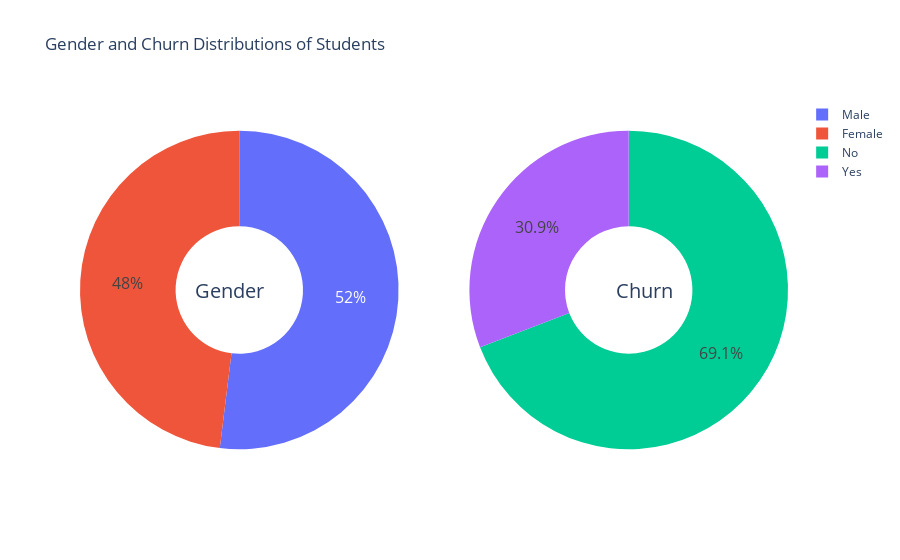

Notebook source saved alongside this figure:
### Markdown cell above
<a id = "8" ></a>
# <span style="font-family:serif; font-size:28px;"> Data Visualization </span>
<a id = "8" ></a>

### Code cell
g_labels = ['Male', 'Female']
c_labels = ['No', 'Yes']
# Create subplots: use 'domain' type for Pie subplot
fig = make_subplots(rows=1, cols=2, specs=[[{'type':'domain'}, {'type':'domain'}]])
fig.add_trace(go.Pie(labels=g_labels, values=data['Gender'].value_counts(), name="Gender"),
              1, 1)
fig.add_trace(go.Pie(labels=c_labels, values=data['Churn'].value_counts(), name="Churn"),
              1, 2)

# Use `hole` to create a donut-like pie chart
fig.update_traces(hole=.4, hoverinfo="label+percent+name", textfont_size=16)

fig.update_layout(
    title_text="Gender and Churn Distributions of Students",
    # Add annotations in the center of the donut pies.
    annotations=[dict(text='Gender', x=0.16, y=0.5, font_size=20, showarrow=False),
                 dict(text='Churn', x=0.84, y=0.5, font_size=20, showarrow=False)])
fig.show()

### Figure 1 — Plotly figure (JSON) as saved in the notebook; plotly's stock layout.template omitted (floating-point values rounded to 4 significant figures)
{"data": [{"domain": {"x": [0, 0.45], "y": [0, 1]}, "hole": 0.4, "hoverinfo": "label+percent+name", "labels": ["Male", "Female"], "name": "Gender", "textfont": {"size": 16}, "type": "pie", "values": [399, 369]}, {"domain": {"x": [0.55, 1], "y": [0, 1]}, "hole": 0.4, "hoverinfo": "label+percent+name", "labels": ["No", "Yes"], "name": "Churn", "textfont": {"size": 16}, "type": "pie", "values": [531, 237]}], "layout": {"annotations": [{"font": {"size": 20}, "showarrow": false, "text": "Gender", "x": 0.16, "y": 0.5}, {"font": {"size": 20}, "showarrow": false, "text": "Churn", "x": 0.84, "y": 0.5}], "title": {"text": "Gender and Churn Distributions of Students"}}}
